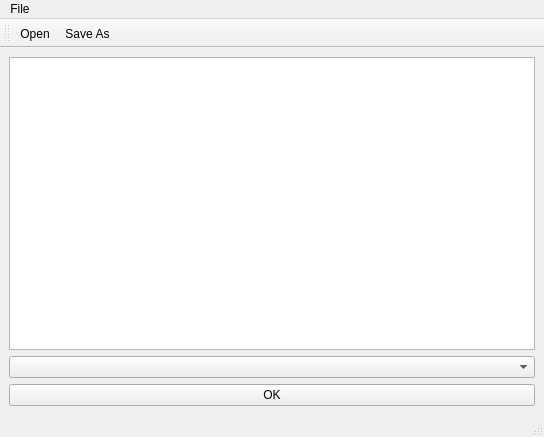
<?xml version="1.0" encoding="UTF-8"?>
<ui version="4.0">
 <class>Users_On_Social_Network</class>
 <widget class="QMainWindow" name="Users_On_Social_Network">
  <property name="geometry">
   <rect>
    <x>0</x>
    <y>0</y>
    <width>544</width>
    <height>437</height>
   </rect>
  </property>
  <property name="windowTitle">
   <string>Users_On_Social_Network</string>
  </property>
  <widget class="QWidget" name="centralwidget">
   <layout class="QVBoxLayout" name="verticalLayout_3">
    <item>
     <layout class="QVBoxLayout" name="verticalLayout_2">
      <item>
       <layout class="QVBoxLayout" name="verticalLayout">
        <item>
         <widget class="QPlainTextEdit" name="plainTextEdit"/>
        </item>
        <item>
         <widget class="QComboBox" name="comboBox"/>
        </item>
       </layout>
      </item>
     </layout>
    </item>
    <item>
     <widget class="QPushButton" name="pushButton">
      <property name="text">
       <string>OK</string>
      </property>
     </widget>
    </item>
   </layout>
  </widget>
  <widget class="QMenuBar" name="menubar">
   <property name="geometry">
    <rect>
     <x>0</x>
     <y>0</y>
     <width>544</width>
     <height>21</height>
    </rect>
   </property>
   <widget class="QMenu" name="menuFile">
    <property name="title">
     <string>File</string>
    </property>
    <addaction name="actionOpen"/>
    <addaction name="actionSave_As"/>
    <addaction name="actionSave"/>
    <addaction name="actionOpen_compressed_file"/>
   </widget>
   <addaction name="menuFile"/>
  </widget>
  <widget class="QStatusBar" name="statusbar"/>
  <widget class="QToolBar" name="toolBar">
   <property name="windowTitle">
    <string>toolBar</string>
   </property>
   <attribute name="toolBarArea">
    <enum>TopToolBarArea</enum>
   </attribute>
   <attribute name="toolBarBreak">
    <bool>false</bool>
   </attribute>
   <addaction name="actionOpen"/>
   <addaction name="actionSave_As"/>
  </widget>
  <action name="actionOpen">
   <property name="icon">
    <iconset resource="Resources.qrc">
     <normaloff>:/pics/Resources/download (1).jpg</normaloff>:/pics/Resources/download (1).jpg</iconset>
   </property>
   <property name="text">
    <string>Open</string>
   </property>
  </action>
  <action name="actionSave_As">
   <property name="icon">
    <iconset resource="Resources.qrc">
     <normaloff>:/pics/Resources/Custom-Icon-Design-Pretty-Office-7-Save-as.ico</normaloff>:/pics/Resources/Custom-Icon-Design-Pretty-Office-7-Save-as.ico</iconset>
   </property>
   <property name="text">
    <string>Save As</string>
   </property>
  </action>
  <action name="actionSave">
   <property name="text">
    <string>Save</string>
   </property>
  </action>
  <action name="actionOpen_compressed_file">
   <property name="text">
    <string>Open compressed file</string>
   </property>
  </action>
 </widget>
 <resources>
  <include location="Resources.qrc"/>
 </resources>
 <connections/>
</ui>
